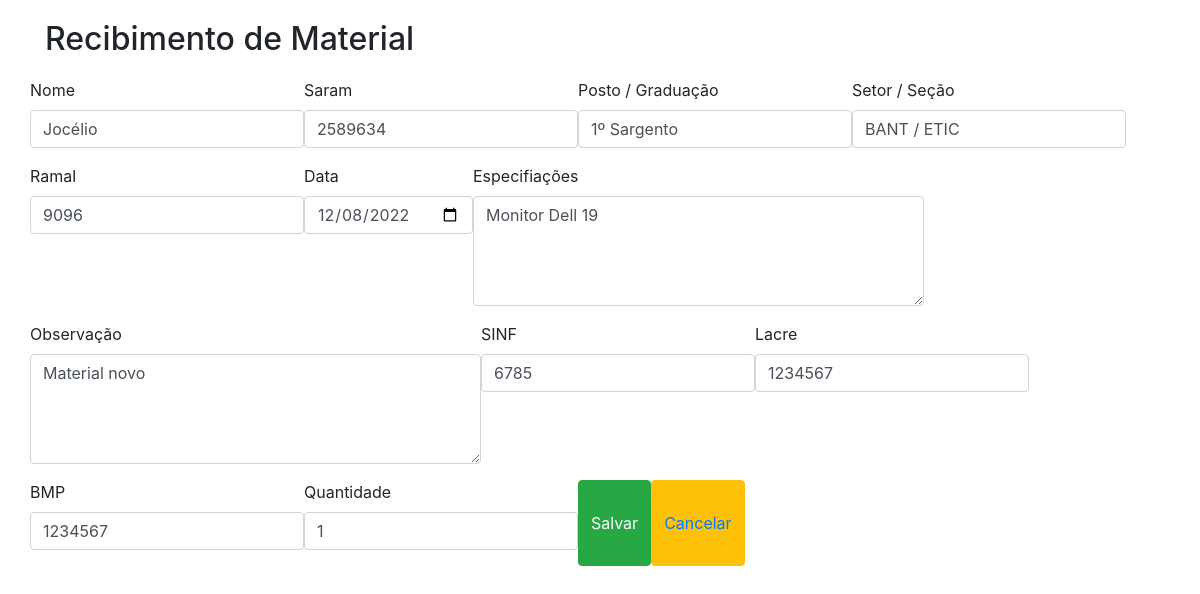
The page /12/update/ on the database its author committed.
### recibo_e_cautela/models.py (models this page shows, shortened)
class Base(models.Model):
    criados = models.DateField('Criação', auto_now_add=True)
    modificado = models.DateField('Atualização', auto_now=True)
    ativo = models.BooleanField('Ativo?', default=True)
    class Meta:
        abstract = True

class Recibo(Base):
    nome = models.CharField('Nome', max_length=100)
    saram = models.CharField('Saram', max_length=7)
    graduacao = models.CharField('Posto / Graduação', max_length=100)
    setor = models.CharField('Setor / Seção', max_length=100)
    ramal = models.CharField('Ramal', max_length=4)
    data = models.DateField('Data', default=timezone.now) # Troca do datatime por timezone
    especificacoes = models.CharField('Especifiações', max_length=200)
    observacao = models.CharField('Observação', max_length=500)
    sinf = models.CharField('SINF', max_length=4)
    lacre = models.CharField('Lacre', max_length=7)
    bmp = models.CharField('BMP', max_length=10)
    quantidade = models.IntegerField('Quantidade') # Retirada do max_lenght 100

### recibo_e_cautela/views.py (the view)
# urls.py: path('<int:pk>/update/', UpdateReciboView.as_view(), name='update_recibo'),
class UpdateReciboView(UpdateView):
    model = Recibo
    template_name = 'recibo_form.html'
    form_class = ReciboModelForm
    success_url = reverse_lazy('recibos')

### recibo_e_cautela/forms.py
class ReciboModelForm(forms.ModelForm):
    class Meta:
        model = Recibo
        fields = ['nome', 'saram', 'graduacao', 'setor', 'ramal', 'data', 'especificacoes',
                  'observacao', 'sinf', 'lacre', 'bmp', 'quantidade',
                  ]
        widgets = {
            'data': forms.TextInput(attrs={'type': 'date'}),
            'especificacoes': forms.Textarea(attrs={'rows': '4'}),
            'observacao': forms.Textarea(attrs={'rows': '4'}),
        }

### recibo_e_cautela/templates/recibo_form.html (shortened to what this page needs)
{% extends 'base.html' %}
{% load bootstrap4 %}
{% block content %}
        <div class="content">
            <h2>Recibimento de Material</h2>
            <form method="post" autocomplete="off" class="row">
                {% bootstrap_form form form_group_class='form-group col-6' show_label=False %}
                    {% buttons form_group_class='form-group col-6' %}
                        <button type="submit" class="btn btn-success">Salvar</button>
                        <button type="button" class="btn btn-warning">
                            <a href="{% url 'recibos' %}">Cancelar</a>
                        </button>
                    {% endbuttons %}
            </form>
        </div>
{% endblock %}

### recibo_e_cautela/static/css/style.css (style rules this page uses)
.content { margin: 20px auto 40px!important; }
h2 { margin-bottom: 20px!important; }

### rows shown on the page
Recibo: nome "Jocélio", saram "2589634", graduacao "1º Sargento", setor "BANT / ETIC", ramal "9096", data "12/08/2022", especificacoes "Monitor Dell 19", observacao "Material novo", sinf "6785", lacre "1234567", bmp "1234567", quantidade "1"
